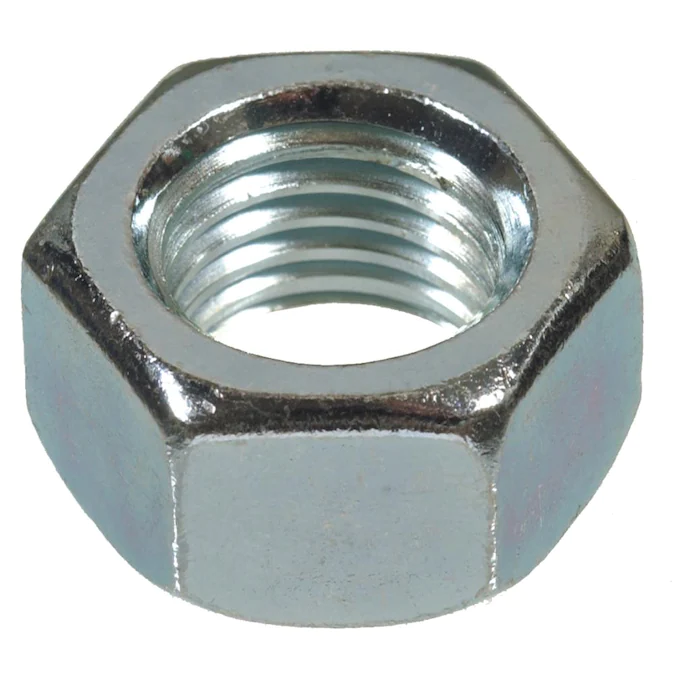
#> input picture 2.png, 675 x 675 px, given in place of Hexnut.jpg, which was not available
$ python QCiM.py
#> lines starting #> are read from the running program, lines starting #| are printed output that depends on the picture; pictures that were not available may be replaced by others from this repository, and a replacement may not be noted
#import code for window
#file explorer

#import
from tkinter import *

#import file dialog
from tkinter import filedialog

#function for opening window

def browseFiles():
    filename = filedialog.askopenfilename(initialdir="/",
    title = "Select a File",
    filetypes = (("Test files",
    "*.txt*"),
    ("all files",
    "*.*")))

    #change labels
    label_file_explorer.configure(text = "File Opened: " + filename)

#placeholder for def grade

#create new window
window = Tk()

#set title, size, color
window.title("QCiM")
window.geometry("750x600")
window.config(background = "white")

#create labels
label_file_explorer = Label(window, text = "File Explorer", width = 100, height = 4, fg = "blue")

#button explorer
button_explorer = Button(window, text = "Browse File", command = browseFiles)

#button exit
button_exit = Button(window, text = "Exit", command = exit)

#button grade
button_grade = Button(window, text = "Grade", command = "tmp")

#grid method for placements
label_file_explorer.grid(column = 1, row = 1)
button_explorer.grid(column=1, row = 2)
button_grade.grid(column=1, row = 3)
button_exit.grid(column=1, row =4)

#wait for events
window.mainloop()


#import Quality control code first
#imports
import cv2 as cv2
import numpy as np
from matplotlib import pyplot as plt

#get template and compairison image
img = cv2.imread('/home/anx/440/images/Hexnut.jpg', 0)
#> img: shape (675, 675); min 0, max 255, mean 186.6
#check if image is opened
assert not isinstance(img,type(None)), 'image not found'

#import second image
img2 = img.copy()
template = cv2.imread('/home/anx/440/images/duoHex.jpg',0)
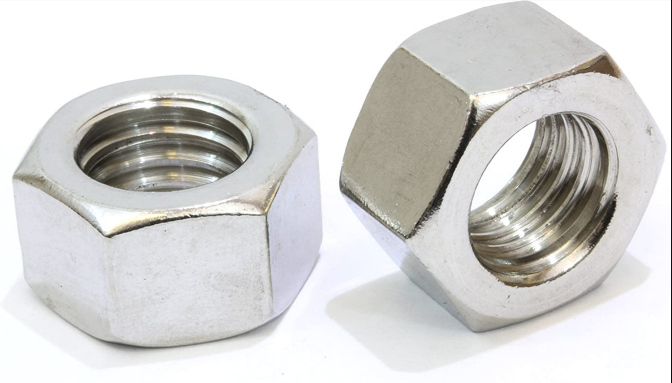
#> input picture duohex.png, 1344 x 766 px, given in place of duoHex.jpg, which was not available (shown at 1/2 size)
#> template: shape (766, 1344); min 17, max 255, mean 212.7
w, h = template.shape[::-1]
#> w = 1344; h = 766

#create method
methods = ['cv2.TM_CCOEFF_NORMED']

for meth in methods:
    img = img2.copy()
    method = eval(meth)

    #Apply template matching
    res = cv2.matchTemplate(img,template,method)
    min_val, max_val, min_loc, max_loc = cv2.minMaxLoc(res)

    # [8 lines of commented-out code are left out]

    plt.subplot(121), plt.imshow(res, cmap='gray')
    plt.title('Matching Result'), plt.xticks([]),plt.yticks([1])
    plt.subplot(122), plt.imshow(img,cmap='gray')
    plt.title('Detected Point'),plt.xticks([]),plt.yticks([])
    plt.suptitle(meth)

    plt.show()
#> this loop made 1 pass
#> (min_val, max_val, min_loc, max_loc) on pass 1: (0.0525, 0.441, (445, 0), (6, 91))
#> pass 1, `res = cv2.matchTemplate(img,template,method)`:
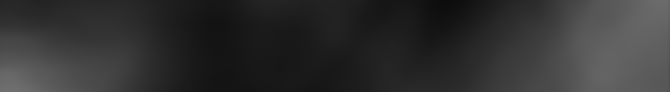
#> res: shape (92, 670) float32; min 0.0525, max 0.441, mean 0.195
#> pass 1, `plt.show()`:
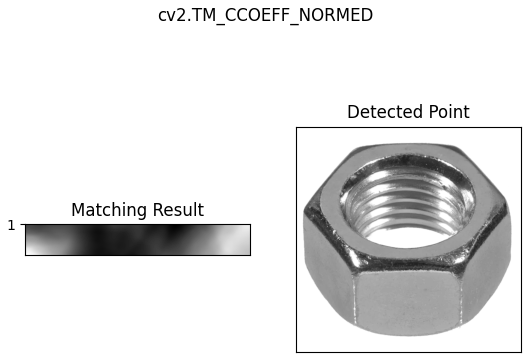
#> figure drawn by matplotlib, 2 panels
